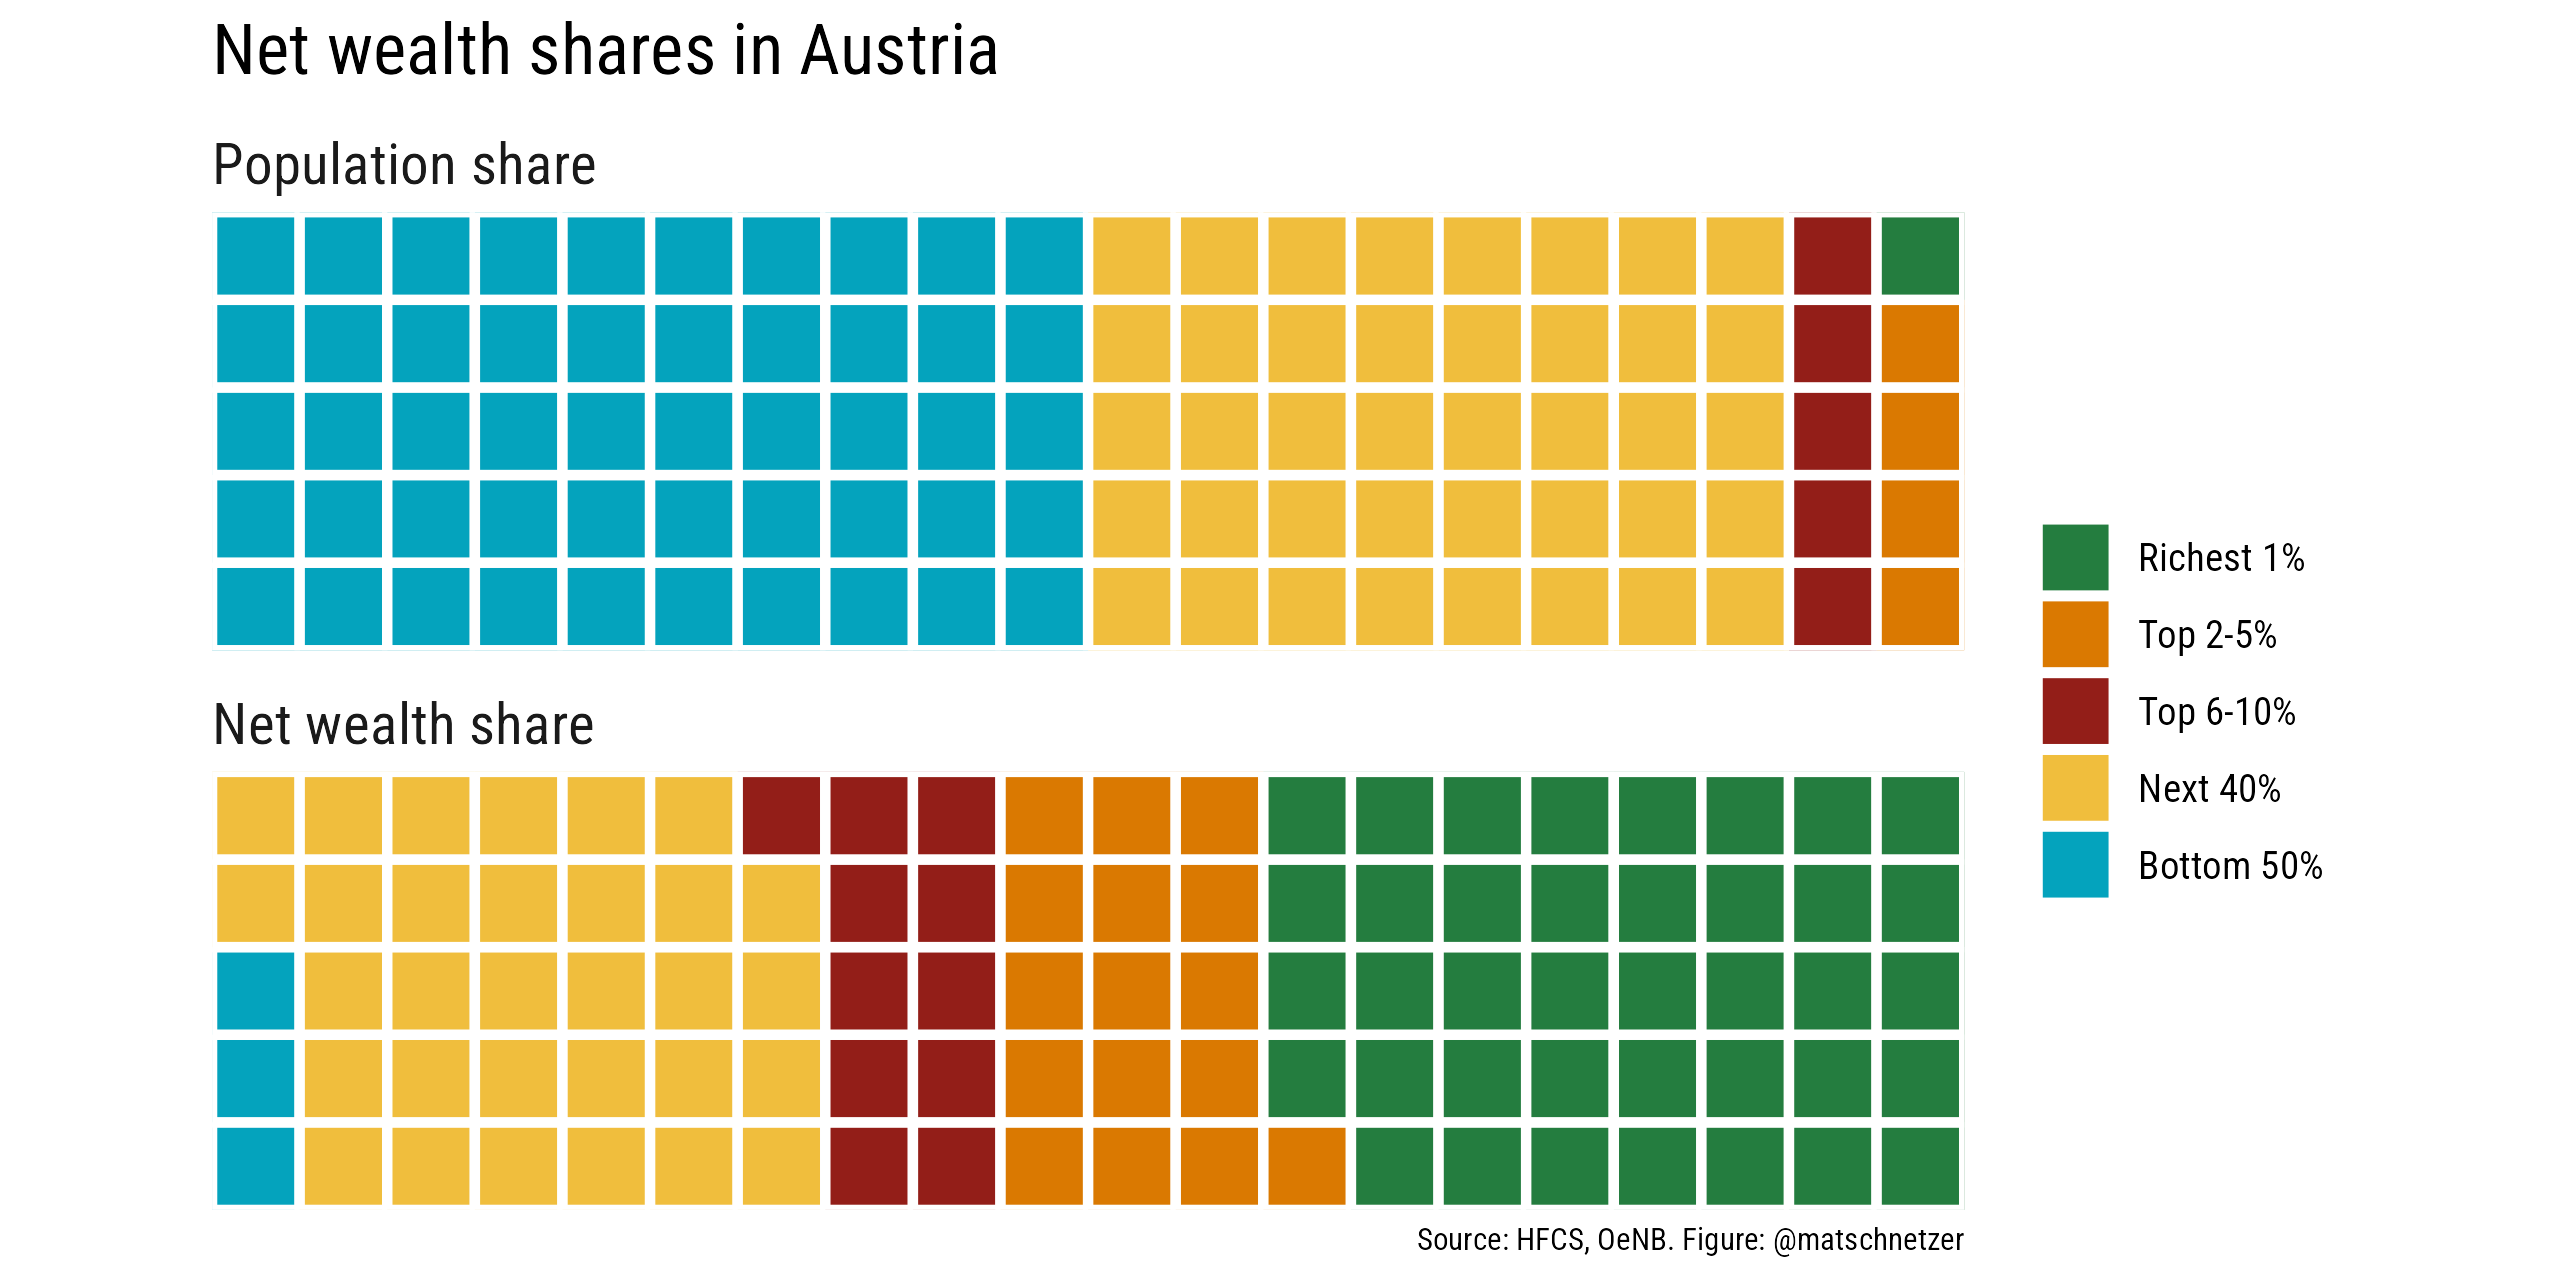

Write the R code that produced this figure.
library(tidyverse)
library(waffle)
library(MetBrewer)

# faclevel <- c("Bottom 50%","Next 40%","Top 6-10%","Top 2-5%","Richest 1%")
# df <- tibble(labels=factor(faclevel,levels=rev(faclevel)),
#        'Population share'=c(50,40,5,4,1),
#        'Net wealth share'=c(3,31,11,16,39))
# plotdf <- df |> 
#      pivot_longer(-labels, names_to = "share", values_to = "value")
# write.csv(plotdf, "waffle.csv")


raw <- read.csv("waffle.csv")

plotdat <- raw |> 
  mutate(labels = factor(labels, levels = c("Bottom 50%", "Next 40%", "Top 6-10%", "Top 2-5%", "Richest 1%")),
          share = factor(share, levels = c("Population share", "Net wealth share")))

plotdat |> 
  ggplot() +
  geom_waffle(aes(fill = labels, values = value), size = 1.1, n_rows = 5, 
              na.rm=T, color = "white", make_proportional = T) + 
  facet_wrap(~share, ncol = 1) +
  scale_fill_manual(values = met.brewer("Lakota"), 
                    guide = guide_legend(reverse = T), 
                    name = NULL) +
  scale_x_discrete(expand=c(0,0)) +
  scale_y_discrete(expand=c(0,0)) +
  labs(title = "Net wealth shares in Austria",
       caption = "Source: HFCS, OeNB. Figure: @matschnetzer") +
  theme_minimal(base_family = "Roboto Condensed") +
  coord_equal() +
  theme_enhance_waffle() +
  theme(strip.text.x=element_text(size = 13, margin=margin(b = 5, t = 5), hjust = 0),
        plot.caption = element_text(margin = margin(t = 4),
                                    size = 7),
        plot.title = element_text(margin = margin(b = 6), size = 16),
        legend.title=element_text(size = 9))

ggsave("waffle.png", width=8, height=4, dpi=320, bg = "white")
